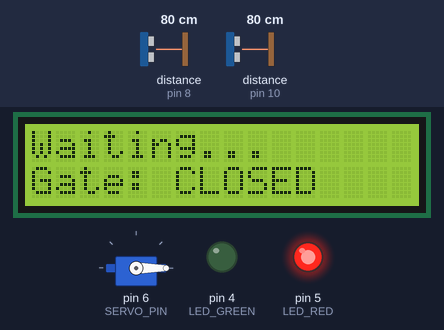
The sketch below on a simulated Arduino Uno, built with avr-gcc and run on an emulated ATmega328P. Parts: 16×2 character LCD, servo, output pins drawn as LEDs (lit = HIGH). Wiring (inferred from the names in the program): 2 × ultrasonic range finder: trigger pin 9, echo pin 8 / trigger pin 11, echo pin 10. The inputs (shaded band) are chosen by the test bench; at power-on: distance to the obstacle (sensors on pin 8, pin 10) 80 cm. The echo pulse lasts 58.3 µs per cm; pins used as bus, display or sensor lines are not drawn; what the sketch prints to the serial monitor is not drawn.

Above: at 3.3 s.
3.4 s: distance to the obstacle (sensor on pin 8) set to 17 cm
4.9 s: distance to the obstacle (sensor on pin 8) set to 14 cm
At 6.3 s:
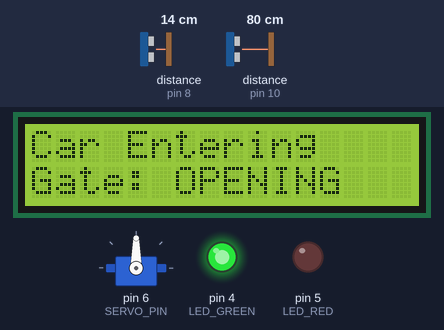
6.6 s: distance to the obstacle (sensor on pin 10) set to 2 cm
At 7.8 s:
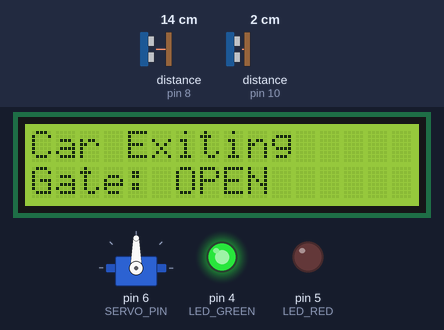
8.1 s: distance to the obstacle (sensor on pin 8) set to 4 cm
9.6 s: distance to the obstacle (sensor on pin 8) set to 2 cm
At 10.9 s:
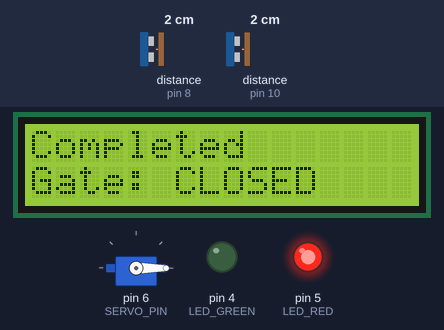
11.2 s: distance to the obstacle (sensor on pin 8) set to 9 cm
At 12.6 s:
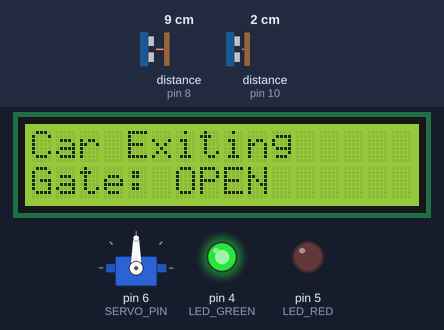
Timing chart, 0 to 14.0 s (numbered marks = the images above; inputs shaded):
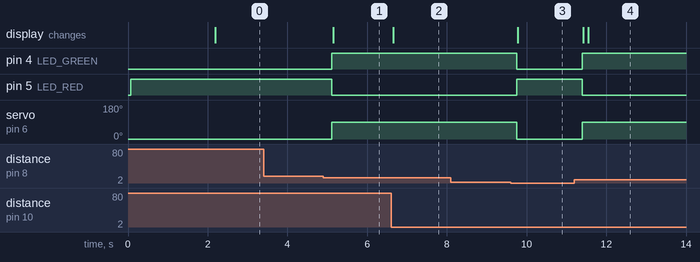

Measured:
- the behaviour switches between 16 and 15 cm on distance to the obstacle (sensor on pin 8) (found by bisection; images 0 and 1)
- the behaviour switches between 3 and 2 cm on distance to the obstacle (sensor on pin 8) (found by bisection; images 2 and 3)
- after the input at 3.4 s, every drawn part: stays the same
- after the input at 4.9 s, pin 4 (LED_GREEN): LOW → HIGH after 0.22 s; pin 5 (LED_RED): HIGH → LOW after 0.22 s; servo on pin 6 (SERVO_PIN): 0° → 90° after 0.22 s; the display: changes after 0.25 s (image 1)
- after the input at 6.6 s, the display: changes after 0.06 s (image 2)
- after the input at 8.1 s, every drawn part: stays the same
- after the input at 9.6 s, pin 4 (LED_GREEN): HIGH → LOW after 0.15 s; pin 5 (LED_RED): LOW → HIGH after 0.15 s; servo on pin 6 (SERVO_PIN): 90° → 0° after 0.15 s; the display: changes after 0.18 s (image 3)
- after the input at 11.2 s, pin 4 (LED_GREEN): LOW → HIGH after 0.20 s; pin 5 (LED_RED): HIGH → LOW after 0.20 s; servo on pin 6 (SERVO_PIN): 0° → 90° after 0.20 s; the display: first changes after 0.22 s (image 4 shows a later state)

The sketch:

system.ino
```cpp
/*
 * Project: Smart Parking System
 * Description: Automatic parking gate control using ultrasonic sensors
 * Author: Arduino IoT Projects
 * Date: 2025
 * Hardware: Arduino Uno, HC-SR04 sensors, Servo, LCD I2C, LEDs
 */

#include <Wire.h>
#include <LiquidCrystal_I2C.h>
#include <Servo.h>

// Hardware objects
LiquidCrystal_I2C lcd(0x27, 16, 2);  // I2C LCD address 0x27, 16x2 display
Servo gateServo;                      // Servo motor for gate control

// Pin definitions - Ultrasonic Sensors
const int TRIG_PIN_ENTRY = 9;        // Entry sensor trigger pin
const int ECHO_PIN_ENTRY = 8;        // Entry sensor echo pin
const int TRIG_PIN_EXIT = 11;        // Exit sensor trigger pin
const int ECHO_PIN_EXIT = 10;        // Exit sensor echo pin

// Pin definitions - Actuators and LEDs
const int SERVO_PIN = 6;             // Servo motor control pin
const int LED_GREEN = 4;             // Green LED (gate open)
const int LED_RED = 5;               // Red LED (gate closed)

// System constants
const int DETECTION_DISTANCE = 15;   // Detection threshold in cm
const int SERVO_OPEN_ANGLE = 90;     // Gate open position
const int SERVO_CLOSED_ANGLE = 0;    // Gate closed position
const int SENSOR_TIMEOUT = 30000;    // Sensor timeout in microseconds
const int SYSTEM_DELAY = 100;        // Main loop delay in ms

// System states
enum SystemState {
  IDLE,
  CAR_DETECTED_ENTRY,
  GATE_OPENING,
  CAR_PASSING,
  CAR_DETECTED_EXIT,
  GATE_CLOSING
};

SystemState currentState = IDLE;
unsigned long stateChangeTime = 0;

/**
 * Read distance from ultrasonic sensor with timeout protection
 * @param trigPin: Trigger pin number
 * @param echoPin: Echo pin number
 * @return distance in cm, or 999 if timeout/error
 */
int readDistance(int trigPin, int echoPin) {
  // Clear trigger pin
  digitalWrite(trigPin, LOW);
  delayMicroseconds(2);

  // Send 10μs pulse to trigger
  digitalWrite(trigPin, HIGH);
  delayMicroseconds(10);
  digitalWrite(trigPin, LOW);

  // Read echo pulse duration with timeout
  long duration = pulseIn(echoPin, HIGH, SENSOR_TIMEOUT);

  // Check for timeout (no echo received)
  if (duration == 0) {
    return 999; // Indicate sensor error/timeout
  }

  // Calculate distance in centimeters
  int distance = duration * 0.034 / 2;

  // Validate distance range (2-400cm for HC-SR04)
  if (distance < 2 || distance > 400) {
    return 999; // Out of valid range
  }

  return distance;
}

void setup() {
  // Initialize serial communication for debugging
  Serial.begin(9600);
  Serial.println("=== Smart Parking System ===");
  Serial.println("Initializing components...");

  // Initialize LCD
  lcd.init();
  lcd.backlight();

  // Configure sensor pins
  pinMode(TRIG_PIN_ENTRY, OUTPUT);
  pinMode(ECHO_PIN_ENTRY, INPUT);
  pinMode(TRIG_PIN_EXIT, OUTPUT);
  pinMode(ECHO_PIN_EXIT, INPUT);

  // Configure LED pins
  pinMode(LED_GREEN, OUTPUT);
  pinMode(LED_RED, OUTPUT);

  // Initialize servo
  gateServo.attach(SERVO_PIN);
  gateServo.write(SERVO_CLOSED_ANGLE);

  // Set initial LED states
  digitalWrite(LED_RED, HIGH);   // Red LED on (gate closed)
  digitalWrite(LED_GREEN, LOW);  // Green LED off

  // Display startup message
  lcd.setCursor(0, 0);
  lcd.print("Smart Parking");
  lcd.setCursor(0, 1);
  lcd.print("System Ready!");

  Serial.println("System initialized successfully!");
  Serial.println("Sensors: Entry & Exit ultrasonic");
  Serial.println("Actuators: Servo gate, Status LEDs");
  Serial.println("Starting main operation...");

  delay(2000);
  updateDisplay("Waiting...", "Gate: CLOSED");

  stateChangeTime = millis();
}

void loop() {
  // Read sensor distances
  int entryDistance = readDistance(TRIG_PIN_ENTRY, ECHO_PIN_ENTRY);
  int exitDistance = readDistance(TRIG_PIN_EXIT, ECHO_PIN_EXIT);

  // Debug output (every 2 seconds)
  static unsigned long lastDebugTime = 0;
  if (millis() - lastDebugTime > 2000) {
    Serial.print("Entry: ");
    Serial.print(entryDistance);
    Serial.print(" cm, Exit: ");
    Serial.print(exitDistance);
    Serial.print(" cm, State: ");
    Serial.println(getStateName(currentState));
    lastDebugTime = millis();
  }

  // State machine for parking system
  processStateMachine(entryDistance, exitDistance);

  // System delay for stability
  delay(SYSTEM_DELAY);
}

/**
 * Process the parking system state machine
 * @param entryDist: Distance reading from entry sensor
 * @param exitDist: Distance reading from exit sensor
 */
void processStateMachine(int entryDist, int exitDist) {
  switch (currentState) {
    case IDLE:
      if (entryDist < DETECTION_DISTANCE) {
        changeState(CAR_DETECTED_ENTRY);
        Serial.println("🚗 Car detected at entry!");
      }
      break;

    case CAR_DETECTED_ENTRY:
      openGate();
      updateDisplay("Car Entering", "Gate: OPENING");
      changeState(CAR_PASSING);
      break;

    case CAR_PASSING:
      // Wait for car to completely pass (both sensors clear)
      if (entryDist >= DETECTION_DISTANCE && exitDist >= DETECTION_DISTANCE) {
        // Car has passed completely
        if (millis() - stateChangeTime > 3000) { // Wait 3 seconds
          changeState(GATE_CLOSING);
        }
      } else if (exitDist < DETECTION_DISTANCE) {
        updateDisplay("Car Exiting", "Gate: OPEN");
      }
      break;

    case GATE_CLOSING:
      closeGate();
      updateDisplay("Completed", "Gate: CLOSED");
      changeState(IDLE);
      Serial.println("✅ Transaction completed!");
      break;
  }
}

/**
 * Open the parking gate
 */
void openGate() {
  Serial.println("🟢 Opening gate...");
  gateServo.write(SERVO_OPEN_ANGLE);
  digitalWrite(LED_GREEN, HIGH);
  digitalWrite(LED_RED, LOW);
}

/**
 * Close the parking gate
 */
void closeGate() {
  Serial.println("🔴 Closing gate...");
  gateServo.write(SERVO_CLOSED_ANGLE);
  digitalWrite(LED_GREEN, LOW);
  digitalWrite(LED_RED, HIGH);
}

/**
 * Update LCD display with two lines of text
 * @param line1: First line text
 * @param line2: Second line text
 */
void updateDisplay(String line1, String line2) {
  lcd.clear();
  lcd.setCursor(0, 0);
  lcd.print(line1);
  lcd.setCursor(0, 1);
  lcd.print(line2);
}

/**
 * Change system state and record timestamp
 * @param newState: New state to transition to
 */
void changeState(SystemState newState) {
  currentState = newState;
  stateChangeTime = millis();
}

/**
 * Get human-readable state name for debugging
 * @param state: Current system state
 * @return String representation of the state
 */
String getStateName(SystemState state) {
  switch (state) {
    case IDLE: return "IDLE";
    case CAR_DETECTED_ENTRY: return "CAR_DETECTED_ENTRY";
    case GATE_OPENING: return "GATE_OPENING";
    case CAR_PASSING: return "CAR_PASSING";
    case CAR_DETECTED_EXIT: return "CAR_DETECTED_EXIT";
    case GATE_CLOSING: return "GATE_CLOSING";
    default: return "UNKNOWN";
  }
}
```
